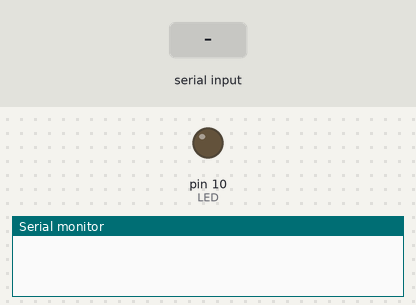
The sketch below on a simulated Arduino Uno, built with avr-gcc and run on an emulated ATmega328P. On the bench: output pins drawn as LEDs (lit = HIGH), the last lines printed to the serial monitor. The inputs (shaded band) are chosen by the test bench.

Above: at 1.2 s.
1.3 s: "1" received over Serial
At 2.1 s:
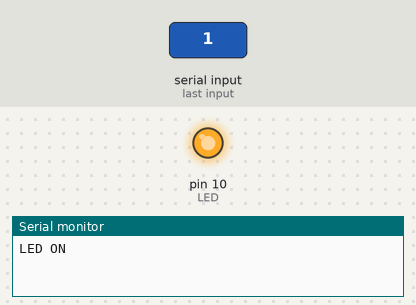
2.8 s: "0" received over Serial
At 3.2 s:
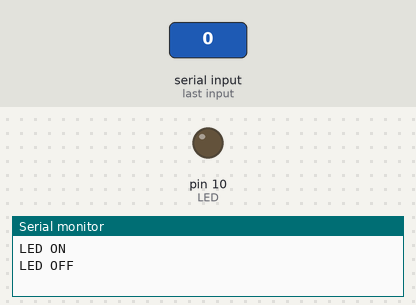
Timing chart, 0 to 5.8 s (numbered marks = the images above; inputs shaded):
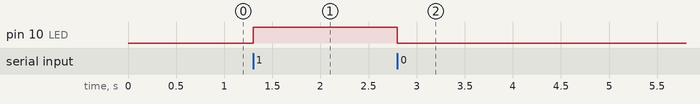

The sketch:

USB_Serial_com_1.ino
```cpp
const int LED = 10;

char data;

void setup() {
  Serial.begin(9600);
  pinMode(LED,OUTPUT);
}

void loop(){
   if(Serial.available() > 0) {
      data = Serial.read();
      if(data == '1'){
         digitalWrite(LED,HIGH);
         Serial.println("LED ON");
      } else if(data == '0') {
        digitalWrite(LED,LOW);
        Serial.println("LED OFF");
      }
   }
}
```

Measured:
- after the input at 1.3 s, pin 10 (LED): LOW → HIGH at once
- after the input at 2.8 s, pin 10 (LED): HIGH → LOW at once
